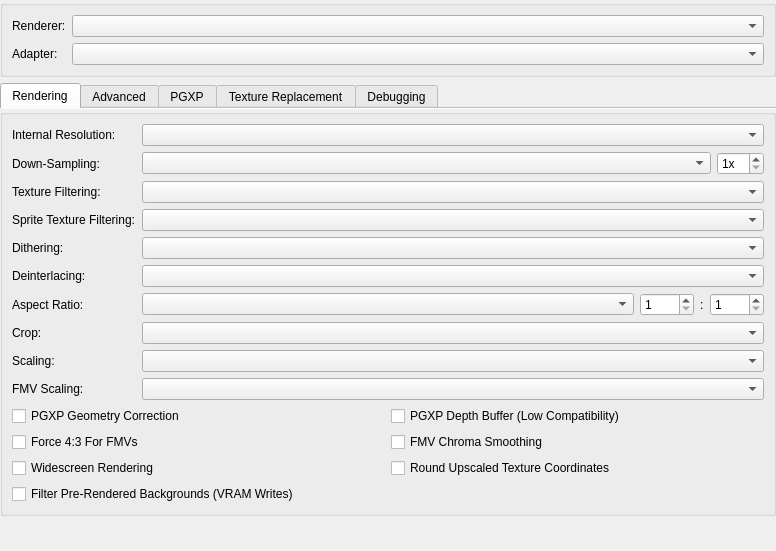
<?xml version="1.0" encoding="UTF-8"?>
<ui version="4.0">
 <class>GraphicsSettingsWidget</class>
 <widget class="QWidget" name="GraphicsSettingsWidget">
  <property name="geometry">
   <rect>
    <x>0</x>
    <y>0</y>
    <width>776</width>
    <height>551</height>
   </rect>
  </property>
  <layout class="QVBoxLayout" name="verticalLayout_3">
   <property name="leftMargin">
    <number>0</number>
   </property>
   <property name="topMargin">
    <number>0</number>
   </property>
   <property name="rightMargin">
    <number>0</number>
   </property>
   <property name="bottomMargin">
    <number>0</number>
   </property>
   <item>
    <widget class="QGroupBox" name="groupBox_3">
     <property name="title">
      <string/>
     </property>
     <layout class="QGridLayout" name="gridLayout_18" columnstretch="0,1">
      <item row="0" column="0">
       <widget class="QLabel" name="label">
        <property name="text">
         <string>Renderer:</string>
        </property>
       </widget>
      </item>
      <item row="0" column="1">
       <widget class="QComboBox" name="renderer"/>
      </item>
      <item row="1" column="0">
       <widget class="QLabel" name="adapterLabel">
        <property name="text">
         <string>Adapter:</string>
        </property>
       </widget>
      </item>
      <item row="1" column="1">
       <widget class="QComboBox" name="adapter"/>
      </item>
     </layout>
    </widget>
   </item>
   <item>
    <widget class="QTabWidget" name="tabs">
     <property name="currentIndex">
      <number>0</number>
     </property>
     <property name="documentMode">
      <bool>true</bool>
     </property>
     <widget class="QWidget" name="basicTab">
      <attribute name="title">
       <string>Rendering</string>
      </attribute>
      <layout class="QVBoxLayout" name="verticalLayout_4">
       <property name="leftMargin">
        <number>0</number>
       </property>
       <property name="topMargin">
        <number>0</number>
       </property>
       <property name="rightMargin">
        <number>0</number>
       </property>
       <property name="bottomMargin">
        <number>0</number>
       </property>
       <item>
        <widget class="QGroupBox" name="groupBox_6">
         <property name="title">
          <string/>
         </property>
         <layout class="QGridLayout" name="gridLayout_4" columnstretch="0,1">
          <item row="0" column="0">
           <layout class="QHBoxLayout" name="resolutionScaleLabelLayout">
            <property name="spacing">
             <number>4</number>
            </property>
            <property name="leftMargin">
             <number>0</number>
            </property>
            <property name="topMargin">
             <number>0</number>
            </property>
            <property name="rightMargin">
             <number>0</number>
            </property>
            <property name="bottomMargin">
             <number>0</number>
            </property>
            <item>
             <widget class="QLabel" name="resolutionScaleLabel">
              <property name="text">
               <string>Internal Resolution:</string>
              </property>
             </widget>
            </item>
            <item>
             <widget class="QLabel" name="resolutionScaleWarningIcon">
              <property name="minimumSize">
               <size>
                <width>16</width>
                <height>16</height>
               </size>
              </property>
              <property name="maximumSize">
               <size>
                <width>16</width>
                <height>16</height>
               </size>
              </property>
              <property name="visible">
               <bool>false</bool>
              </property>
             </widget>
            </item>
           </layout>
          </item>
          <item row="0" column="1">
           <widget class="QComboBox" name="resolutionScale"/>
          </item>
          <item row="1" column="0">
           <widget class="QLabel" name="gpuDownsampleLabel">
            <property name="text">
             <string>Down-Sampling:</string>
            </property>
           </widget>
          </item>
          <item row="1" column="1">
           <layout class="QHBoxLayout" name="gpuDownsampleLayout" stretch="1,0">
            <item>
             <widget class="QComboBox" name="gpuDownsampleMode"/>
            </item>
            <item>
             <widget class="QSpinBox" name="gpuDownsampleScale">
              <property name="suffix">
               <string>x</string>
              </property>
              <property name="minimum">
               <number>1</number>
              </property>
              <property name="maximum">
               <number>16</number>
              </property>
             </widget>
            </item>
           </layout>
          </item>
          <item row="2" column="0">
           <widget class="QLabel" name="textureFilteringLabel">
            <property name="text">
             <string>Texture Filtering:</string>
            </property>
           </widget>
          </item>
          <item row="2" column="1">
           <widget class="QComboBox" name="textureFiltering"/>
          </item>
          <item row="3" column="0">
           <widget class="QLabel" name="spriteTextureFilteringLabel">
            <property name="text">
             <string>Sprite Texture Filtering:</string>
            </property>
           </widget>
          </item>
          <item row="3" column="1">
           <widget class="QComboBox" name="spriteTextureFiltering"/>
          </item>
          <item row="4" column="0">
           <widget class="QLabel" name="gpuDitheringModeLabel">
            <property name="text">
             <string>Dithering:</string>
            </property>
           </widget>
          </item>
          <item row="4" column="1">
           <widget class="QComboBox" name="gpuDitheringMode"/>
          </item>
          <item row="5" column="0">
           <widget class="QLabel" name="label_3">
            <property name="text">
             <string>Deinterlacing:</string>
            </property>
           </widget>
          </item>
          <item row="5" column="1">
           <widget class="QComboBox" name="displayDeinterlacing"/>
          </item>
          <item row="6" column="0">
           <widget class="QLabel" name="label_6">
            <property name="text">
             <string>Aspect Ratio:</string>
            </property>
           </widget>
          </item>
          <item row="6" column="1">
           <layout class="QHBoxLayout" name="horizontalLayout_2" stretch="1,0,0,0">
            <item>
             <widget class="QComboBox" name="displayAspectRatio"/>
            </item>
            <item>
             <widget class="QSpinBox" name="customAspectRatioNumerator">
              <property name="minimum">
               <number>1</number>
              </property>
              <property name="maximum">
               <number>9999</number>
              </property>
             </widget>
            </item>
            <item>
             <widget class="QLabel" name="customAspectRatioSeparator">
              <property name="text">
               <string>:</string>
              </property>
             </widget>
            </item>
            <item>
             <widget class="QSpinBox" name="customAspectRatioDenominator">
              <property name="minimum">
               <number>1</number>
              </property>
              <property name="maximum">
               <number>9999</number>
              </property>
             </widget>
            </item>
           </layout>
          </item>
          <item row="7" column="0">
           <widget class="QLabel" name="label_7">
            <property name="text">
             <string>Crop:</string>
            </property>
           </widget>
          </item>
          <item row="7" column="1">
           <widget class="QComboBox" name="displayCropMode"/>
          </item>
          <item row="8" column="0">
           <widget class="QLabel" name="label_8">
            <property name="text">
             <string>Scaling:</string>
            </property>
           </widget>
          </item>
          <item row="8" column="1">
           <widget class="QComboBox" name="displayScaling"/>
          </item>
          <item row="9" column="0">
           <widget class="QLabel" name="label_9">
            <property name="text">
             <string>FMV Scaling:</string>
            </property>
           </widget>
          </item>
          <item row="9" column="1">
           <widget class="QComboBox" name="displayScaling24Bit"/>
          </item>
          <item row="10" column="0" colspan="2">
           <layout class="QGridLayout" name="gridLayout_2">
            <item row="0" column="0">
             <widget class="QCheckBox" name="pgxpEnable">
              <property name="text">
               <string>PGXP Geometry Correction</string>
              </property>
             </widget>
            </item>
            <item row="0" column="1">
             <widget class="QCheckBox" name="pgxpDepthBuffer">
              <property name="text">
               <string>PGXP Depth Buffer (Low Compatibility)</string>
              </property>
             </widget>
            </item>
            <item row="1" column="0">
             <widget class="QCheckBox" name="force43For24Bit">
              <property name="text">
               <string>Force 4:3 For FMVs</string>
              </property>
             </widget>
            </item>
            <item row="1" column="1">
             <widget class="QCheckBox" name="chromaSmoothingFor24Bit">
              <property name="text">
               <string>FMV Chroma Smoothing</string>
              </property>
             </widget>
            </item>
            <item row="2" column="0">
             <widget class="QCheckBox" name="widescreenHack">
              <property name="text">
               <string>Widescreen Rendering</string>
              </property>
             </widget>
            </item>
            <item row="2" column="1">
             <widget class="QCheckBox" name="forceRoundedTexcoords">
              <property name="text">
               <string>Round Upscaled Texture Coordinates</string>
              </property>
             </widget>
            </item>
            <item row="3" column="0">
             <widget class="QCheckBox" name="vramWriteFiltering">
              <property name="text">
               <string>Filter Pre-Rendered Backgrounds (VRAM Writes)</string>
              </property>
             </widget>
            </item>
           </layout>
          </item>
         </layout>
        </widget>
       </item>
       <item>
        <spacer name="verticalSpacer_3">
         <property name="orientation">
          <enum>Qt::Orientation::Vertical</enum>
         </property>
         <property name="sizeHint" stdset="0">
          <size>
           <width>0</width>
           <height>0</height>
          </size>
         </property>
        </spacer>
       </item>
      </layout>
     </widget>
     <widget class="QWidget" name="advancedTab">
      <attribute name="title">
       <string>Advanced</string>
      </attribute>
      <layout class="QVBoxLayout" name="verticalLayout">
       <property name="leftMargin">
        <number>0</number>
       </property>
       <property name="topMargin">
        <number>6</number>
       </property>
       <property name="rightMargin">
        <number>0</number>
       </property>
       <property name="bottomMargin">
        <number>0</number>
       </property>
       <item>
        <widget class="QGroupBox" name="groupBox_2">
         <property name="title">
          <string>Display Options</string>
         </property>
         <layout class="QGridLayout" name="gridLayout_11" columnstretch="0,1" columnminimumwidth="120,0">
          <item row="0" column="0">
           <widget class="QLabel" name="exclusiveFullscreenLabel">
            <property name="text">
             <string>Exclusive Fullscreen:</string>
            </property>
           </widget>
          </item>
          <item row="0" column="1">
           <layout class="QHBoxLayout" name="horizontalLayout_8">
            <item>
             <widget class="QComboBox" name="fullscreenMode"/>
            </item>
            <item>
             <widget class="QComboBox" name="exclusiveFullscreenControl"/>
            </item>
           </layout>
          </item>
          <item row="1" column="0">
           <widget class="QLabel" name="label_11">
            <property name="text">
             <string>Screen Position:</string>
            </property>
           </widget>
          </item>
          <item row="1" column="1">
           <layout class="QHBoxLayout" name="horizontalLayout">
            <item>
             <widget class="QComboBox" name="displayAlignment"/>
            </item>
            <item>
             <widget class="QComboBox" name="displayRotation"/>
            </item>
           </layout>
          </item>
          <item row="2" column="0">
           <widget class="QLabel" name="displayFineCropModeLabel">
            <property name="text">
             <string>Fine Crop Mode:</string>
            </property>
           </widget>
          </item>
          <item row="2" column="1">
           <layout class="QHBoxLayout" name="horizontalLayout_4" stretch="1,0">
            <item>
             <widget class="QComboBox" name="displayFineCropMode"/>
            </item>
            <item>
             <widget class="QPushButton" name="displayFineCropReset">
              <property name="sizePolicy">
               <sizepolicy hsizetype="Preferred" vsizetype="Fixed">
                <horstretch>0</horstretch>
                <verstretch>0</verstretch>
               </sizepolicy>
              </property>
              <property name="toolTip">
               <string>Reset Fine Cropping</string>
              </property>
              <property name="icon">
               <iconset resource="resources/duckstation-qt.qrc">
                <normaloff>:/icons/monochrome/svg/delete-back-2-line.svg</normaloff>:/icons/monochrome/svg/delete-back-2-line.svg</iconset>
              </property>
             </widget>
            </item>
           </layout>
          </item>
          <item row="3" column="0">
           <widget class="QLabel" name="displayFineCropLabel">
            <property name="text">
             <string>Fine Crop Size:</string>
            </property>
           </widget>
          </item>
          <item row="3" column="1">
           <layout class="QHBoxLayout" name="horizontalLayout_3" stretch="0,1,0,1,0,1,0,1">
            <item>
             <widget class="QLabel" name="displayFineCropLeftLabel">
              <property name="text">
               <string>Left:</string>
              </property>
             </widget>
            </item>
            <item>
             <widget class="QSpinBox" name="displayFineCropLeft">
              <property name="suffix">
               <string>px</string>
              </property>
              <property name="minimum">
               <number>-32768</number>
              </property>
              <property name="maximum">
               <number>32767</number>
              </property>
             </widget>
            </item>
            <item>
             <widget class="QLabel" name="displayFineCropTopLabel">
              <property name="text">
               <string>Top:</string>
              </property>
             </widget>
            </item>
            <item>
             <widget class="QSpinBox" name="displayFineCropTop">
              <property name="suffix">
               <string>px</string>
              </property>
              <property name="minimum">
               <number>-32768</number>
              </property>
              <property name="maximum">
               <number>32767</number>
              </property>
             </widget>
            </item>
            <item>
             <widget class="QLabel" name="displayFineCropRightLabel">
              <property name="text">
               <string>Right:</string>
              </property>
             </widget>
            </item>
            <item>
             <widget class="QSpinBox" name="displayFineCropRight">
              <property name="suffix">
               <string>px</string>
              </property>
              <property name="minimum">
               <number>-32768</number>
              </property>
              <property name="maximum">
               <number>32767</number>
              </property>
             </widget>
            </item>
            <item>
             <widget class="QLabel" name="displayFineCropBottomLabel">
              <property name="text">
               <string>Bottom:</string>
              </property>
             </widget>
            </item>
            <item>
             <widget class="QSpinBox" name="displayFineCropBottom">
              <property name="suffix">
               <string>px</string>
              </property>
              <property name="minimum">
               <number>-32768</number>
              </property>
              <property name="maximum">
               <number>32767</number>
              </property>
             </widget>
            </item>
           </layout>
          </item>
          <item row="4" column="0" colspan="2">
           <layout class="QGridLayout" name="advancedDisplayOptionsLayout">
            <item row="0" column="0">
             <widget class="QCheckBox" name="disableMailboxPresentation">
              <property name="text">
               <string>Disable Mailbox Presentation</string>
              </property>
             </widget>
            </item>
            <item row="0" column="1">
             <widget class="QCheckBox" name="blitSwapChain">
              <property name="text">
               <string>Use Blit Swap Chain</string>
              </property>
             </widget>
            </item>
           </layout>
          </item>
         </layout>
        </widget>
       </item>
       <item>
        <widget class="QGroupBox" name="groupBox">
         <property name="title">
          <string>Rendering Options</string>
         </property>
         <layout class="QGridLayout" name="gridLayout_12" columnstretch="0,1" columnminimumwidth="120,0">
          <item row="0" column="0">
           <widget class="QLabel" name="msaaModeLabel">
            <property name="text">
             <string>Multi-Sampling:</string>
            </property>
           </widget>
          </item>
          <item row="0" column="1">
           <widget class="QComboBox" name="msaaMode"/>
          </item>
          <item row="1" column="0">
           <widget class="QLabel" name="gpuLineDetectModeLabel">
            <property name="text">
             <string>Line Detection:</string>
            </property>
           </widget>
          </item>
          <item row="1" column="1">
           <widget class="QComboBox" name="gpuLineDetectMode"/>
          </item>
          <item row="2" column="0" colspan="2">
           <layout class="QGridLayout" name="gridLayout_5">
            <item row="0" column="0">
             <widget class="QCheckBox" name="gpuThread">
              <property name="text">
               <string>Threaded Rendering</string>
              </property>
             </widget>
            </item>
            <item row="0" column="1">
             <layout class="QHBoxLayout" name="horizontalLayout_12" stretch="0,0">
              <item>
               <widget class="QLabel" name="maxQueuedFramesLabel">
                <property name="text">
                 <string>Max Queued Frames:</string>
                </property>
               </widget>
              </item>
              <item>
               <widget class="QSpinBox" name="maxQueuedFrames">
                <property name="maximum">
                 <number>10</number>
                </property>
               </widget>
              </item>
             </layout>
            </item>
            <item row="1" column="0">
             <widget class="QCheckBox" name="modulationCrop">
              <property name="text">
               <string>Texture Modulation Cropping (&quot;Old/v0 GPU&quot;)</string>
              </property>
             </widget>
            </item>
            <item row="1" column="1">
             <widget class="QCheckBox" name="scaledInterlacing">
              <property name="text">
               <string>Scaled Interlacing</string>
              </property>
             </widget>
            </item>
            <item row="2" column="0">
             <widget class="QCheckBox" name="useSoftwareRendererForReadbacks">
              <property name="text">
               <string>Software Renderer Readbacks</string>
              </property>
             </widget>
            </item>
            <item row="2" column="1">
             <widget class="QCheckBox" name="disableUpscaledDirectTextures">
              <property name="text">
               <string>Disable Upscaled Direct Textures</string>
              </property>
             </widget>
            </item>
           </layout>
          </item>
         </layout>
        </widget>
       </item>
       <item>
        <spacer name="verticalSpacer">
         <property name="orientation">
          <enum>Qt::Orientation::Vertical</enum>
         </property>
         <property name="sizeHint" stdset="0">
          <size>
           <width>20</width>
           <height>0</height>
          </size>
         </property>
        </spacer>
       </item>
      </layout>
     </widget>
     <widget class="QWidget" name="pgxpTab">
      <attribute name="title">
       <string>PGXP</string>
      </attribute>
      <layout class="QVBoxLayout" name="verticalLayout_5">
       <property name="leftMargin">
        <number>0</number>
       </property>
       <property name="topMargin">
        <number>0</number>
       </property>
       <property name="rightMargin">
        <number>0</number>
       </property>
       <property name="bottomMargin">
        <number>0</number>
       </property>
       <item>
        <widget class="QGroupBox" name="groupBox_7">
         <property name="title">
          <string/>
         </property>
         <layout class="QGridLayout" name="gridLayout_13" columnstretch="0,1">
          <item row="0" column="0">
           <widget class="QLabel" name="pgxpGeometryToleranceLabel">
            <property name="text">
             <string>Geometry Tolerance:</string>
            </property>
           </widget>
          </item>
          <item row="0" column="1">
           <layout class="QHBoxLayout" name="pgxpGeometryToleranceLayout" stretch="1,0">
            <item>
             <widget class="QDoubleSpinBox" name="pgxpGeometryTolerance">
              <property name="prefix">
               <string/>
              </property>
              <property name="suffix">
               <string>px</string>
              </property>
              <property name="minimum">
               <double>-1.000000000000000</double>
              </property>
              <property name="maximum">
               <double>100.000000000000000</double>
              </property>
              <property name="singleStep">
               <double>0.250000000000000</double>
              </property>
              <property name="value">
               <double>-1.000000000000000</double>
              </property>
             </widget>
            </item>
            <item>
             <widget class="QPushButton" name="resetPGXPGeometryTolerance">
              <property name="toolTip">
               <string>Reset Geometry Tolerance</string>
              </property>
              <property name="icon">
               <iconset resource="resources/duckstation-qt.qrc">
                <normaloff>:/icons/monochrome/svg/delete-back-2-line.svg</normaloff>:/icons/monochrome/svg/delete-back-2-line.svg</iconset>
              </property>
             </widget>
            </item>
           </layout>
          </item>
          <item row="1" column="0">
           <widget class="QLabel" name="pgxpDepthClearThresholdLabel">
            <property name="text">
             <string>Depth Clear Threshold:</string>
            </property>
           </widget>
          </item>
          <item row="1" column="1">
           <layout class="QHBoxLayout" name="pgxpDepthClearThresholdLayout" stretch="1,0">
            <item>
             <widget class="QDoubleSpinBox" name="pgxpDepthClearThreshold">
              <property name="maximum">
               <double>65536.000000000000000</double>
              </property>
             </widget>
            </item>
            <item>
             <widget class="QPushButton" name="resetPGXPDepthClearThreshold">
              <property name="toolTip">
               <string>Reset Depth Clear Threshold</string>
              </property>
              <property name="icon">
               <iconset resource="resources/duckstation-qt.qrc">
                <normaloff>:/icons/monochrome/svg/delete-back-2-line.svg</normaloff>:/icons/monochrome/svg/delete-back-2-line.svg</iconset>
              </property>
             </widget>
            </item>
           </layout>
          </item>
          <item row="2" column="0" colspan="2">
           <layout class="QGridLayout" name="gridLayout">
            <item row="0" column="0">
             <widget class="QCheckBox" name="pgxpTextureCorrection">
              <property name="text">
               <string>Perspective Correct Textures</string>
              </property>
             </widget>
            </item>
            <item row="0" column="1">
             <widget class="QCheckBox" name="pgxpColorCorrection">
              <property name="text">
               <string>Perspective Correct Colors</string>
              </property>
             </widget>
            </item>
            <item row="1" column="0">
             <widget class="QCheckBox" name="pgxpCulling">
              <property name="text">
               <string>Culling Correction</string>
              </property>
             </widget>
            </item>
            <item row="1" column="1">
             <widget class="QCheckBox" name="pgxpPreserveProjPrecision">
              <property name="text">
               <string>Preserve Projection Precision</string>
              </property>
             </widget>
            </item>
            <item row="2" column="0">
             <widget class="QCheckBox" name="pgxpCPU">
              <property name="text">
               <string>CPU Mode</string>
              </property>
             </widget>
            </item>
            <item row="2" column="1">
             <widget class="QCheckBox" name="pgxpVertexCache">
              <property name="text">
               <string>Vertex Cache</string>
              </property>
             </widget>
            </item>
            <item row="3" column="0">
             <widget class="QCheckBox" name="pgxpDisableOn2DPolygons">
              <property name="text">
               <string>Disable on 2D Polygons</string>
              </property>
             </widget>
            </item>
            <item row="3" column="1">
             <widget class="QCheckBox" name="pgxpTransparentDepthTest">
              <property name="text">
               <string>Depth Test Transparent Polygons</string>
              </property>
             </widget>
            </item>
           </layout>
          </item>
         </layout>
        </widget>
       </item>
       <item>
        <spacer name="verticalSpacer_4">
         <property name="orientation">
          <enum>Qt::Orientation::Vertical</enum>
         </property>
         <property name="sizeHint" stdset="0">
          <size>
           <width>20</width>
           <height>0</height>
          </size>
         </property>
        </spacer>
       </item>
      </layout>
     </widget>
     <widget class="QWidget" name="tabTextureReplacements">
      <attribute name="title">
       <string>Texture Replacement</string>
      </attribute>
      <layout class="QVBoxLayout" name="tabTextureReplacementsLayout">
       <property name="leftMargin">
        <number>0</number>
       </property>
       <property name="topMargin">
        <number>6</number>
       </property>
       <property name="rightMargin">
        <number>0</number>
       </property>
       <property name="bottomMargin">
        <number>0</number>
       </property>
       <item>
        <widget class="QGroupBox" name="groupBox_12">
         <property name="title">
          <string>General Settings</string>
         </property>
         <layout class="QGridLayout" name="gridLayout_9">
          <item row="0" column="0">
           <widget class="QCheckBox" name="enableTextureCache">
            <property name="text">
             <string>Enable Texture Cache</string>
            </property>
           </widget>
          </item>
          <item row="0" column="1">
           <widget class="QCheckBox" name="preloadTextureReplacements">
            <property name="text">
             <string>Preload Texture Replacements</string>
            </property>
           </widget>
          </item>
         </layout>
        </widget>
       </item>
       <item>
        <widget class="QGroupBox" name="groupBox_5">
         <property name="title">
          <string>Texture Replacement</string>
         </property>
         <layout class="QGridLayout" name="gridLayout_6">
          <item row="0" column="0">
           <widget class="QCheckBox" name="enableTextureReplacements">
            <property name="text">
             <string>Enable Texture Replacement</string>
            </property>
           </widget>
          </item>
          <item row="0" column="1">
           <layout class="QHBoxLayout" name="horizontalLayout_6">
            <item>
             <widget class="QCheckBox" name="enableTextureDumping">
              <property name="text">
               <string>Enable Texture Dumping</string>
              </property>
             </widget>
            </item>
            <item>
             <widget class="QPushButton" name="textureReplacementOptions">
              <property name="sizePolicy">
               <sizepolicy hsizetype="Maximum" vsizetype="Fixed">
                <horstretch>0</horstretch>
                <verstretch>0</verstretch>
               </sizepolicy>
              </property>
              <property name="icon">
               <iconset resource="resources/duckstation-qt.qrc">
                <normaloff>:/icons/monochrome/svg/settings-3-line.svg</normaloff>:/icons/monochrome/svg/settings-3-line.svg</iconset>
              </property>
             </widget>
            </item>
           </layout>
          </item>
          <item row="1" column="0">
           <widget class="QCheckBox" name="alwaysTrackUploads">
            <property name="text">
             <string>Always Track Uploads</string>
            </property>
           </widget>
          </item>
          <item row="1" column="1">
           <widget class="QCheckBox" name="dumpReplacedTextures">
            <property name="text">
             <string>Dump Replaced Textures</string>
            </property>
           </widget>
          </item>
         </layout>
        </widget>
       </item>
       <item>
        <widget class="QGroupBox" name="groupBox_4">
         <property name="title">
          <string>VRAM Write (Background) Replacement</string>
         </property>
         <layout class="QGridLayout" name="gridLayout_7">
          <item row="0" column="0">
           <widget class="QCheckBox" name="vramWriteReplacement">
            <property name="text">
             <string>Enable VRAM Write Replacement</string>
            </property>
           </widget>
          </item>
          <item row="0" column="1">
           <widget class="QCheckBox" name="vramWriteDumping">
            <property name="text">
             <string>Enable VRAM Write Dumping</string>
            </property>
           </widget>
          </item>
          <item row="1" column="0">
           <widget class="QCheckBox" name="useOldMDECRoutines">
            <property name="text">
             <string>Use Old MDEC Routines</string>
            </property>
           </widget>
          </item>
         </layout>
        </widget>
       </item>
       <item>
        <widget class="QGroupBox" name="texturesDirectoryGroup">
         <property name="title">
          <string>Textures Directory</string>
         </property>
         <layout class="QGridLayout" name="gridLayout_10">
          <item row="0" column="0" colspan="4">
           <widget class="QLabel" name="texturesDirectoryLabel">
            <property name="text">
             <string>Directory to load replacement textures from, and save dumps to.</string>
            </property>
           </widget>
          </item>
          <item row="1" column="0">
           <widget class="QLineEdit" name="texturesDirectory"/>
          </item>
          <item row="1" column="1">
           <widget class="QPushButton" name="texturesDirectoryBrowse">
            <property name="toolTip">
             <string>Browse...</string>
            </property>
            <property name="icon">
             <iconset resource="resources/duckstation-qt.qrc">
              <normaloff>:/icons/monochrome/svg/folder-open-line.svg</normaloff>:/icons/monochrome/svg/folder-open-line.svg</iconset>
            </property>
           </widget>
          </item>
          <item row="1" column="2">
           <widget class="QPushButton" name="texturesDirectoryOpen">
            <property name="toolTip">
             <string>Open...</string>
            </property>
            <property name="icon">
             <iconset resource="resources/duckstation-qt.qrc">
              <normaloff>:/icons/monochrome/svg/open-folder-line.svg</normaloff>:/icons/monochrome/svg/open-folder-line.svg</iconset>
            </property>
           </widget>
          </item>
          <item row="1" column="3">
           <widget class="QPushButton" name="texturesDirectoryReset">
            <property name="toolTip">
             <string>Reset</string>
            </property>
            <property name="icon">
             <iconset resource="resources/duckstation-qt.qrc">
              <normaloff>:/icons/monochrome/svg/delete-back-2-line.svg</normaloff>:/icons/monochrome/svg/delete-back-2-line.svg</iconset>
            </property>
           </widget>
          </item>
         </layout>
        </widget>
       </item>
       <item>
        <spacer name="verticalSpacer_2">
         <property name="orientation">
          <enum>Qt::Orientation::Vertical</enum>
         </property>
         <property name="sizeHint" stdset="0">
          <size>
           <width>20</width>
           <height>0</height>
          </size>
         </property>
        </spacer>
       </item>
      </layout>
     </widget>
     <widget class="QWidget" name="debugTab">
      <attribute name="title">
       <string>Debugging</string>
      </attribute>
      <layout class="QVBoxLayout" name="verticalLayout_7">
       <property name="leftMargin">
        <number>0</number>
       </property>
       <property name="topMargin">
        <number>6</number>
       </property>
       <property name="rightMargin">
        <number>0</number>
       </property>
       <property name="bottomMargin">
        <number>0</number>
       </property>
       <item>
        <widget class="QGroupBox" name="groupBox_11">
         <property name="title">
          <string>Rendering Options</string>
         </property>
         <layout class="QGridLayout" name="gridLayout_22" columnstretch="0,1" columnminimumwidth="160,0">
          <item row="0" column="0">
           <widget class="QLabel" name="gpuWireframeModeLabel">
            <property name="text">
             <string>Wireframe Mode:</string>
            </property>
           </widget>
          </item>
          <item row="0" column="1">
           <widget class="QComboBox" name="gpuWireframeMode"/>
          </item>
          <item row="1" column="0" colspan="2">
           <layout class="QGridLayout" name="gridLayout_3">
            <item row="0" column="0">
             <widget class="QCheckBox" name="gpuDisableTextures">
              <property name="text">
               <string>Disable Textures</string>
              </property>
             </widget>
            </item>
            <item row="0" column="1">
             <widget class="QCheckBox" name="gpuDisableVertexLighting">
              <property name="text">
               <string>Disable Vertex Lighting</string>
              </property>
             </widget>
            </item>
           </layout>
          </item>
         </layout>
        </widget>
       </item>
       <item>
        <widget class="QGroupBox" name="gpuDumpGroup">
         <property name="title">
          <string>GPU Dump Recording/Playback</string>
         </property>
         <layout class="QGridLayout" name="gridLayout_17" columnstretch="0,1" columnminimumwidth="160,0">
          <item row="0" column="0">
           <widget class="QLabel" name="groupDumpCompressionModeLabel">
            <property name="text">
             <string>Dump Compression Mode:</string>
            </property>
           </widget>
          </item>
          <item row="0" column="1">
           <widget class="QComboBox" name="gpuDumpCompressionMode"/>
          </item>
          <item row="1" column="0" colspan="2">
           <widget class="QCheckBox" name="gpuDumpFastReplayMode">
            <property name="text">
             <string>Fast Dump Playback</string>
            </property>
           </widget>
          </item>
         </layout>
        </widget>
       </item>
       <item>
        <widget class="QGroupBox" name="groupBox_9">
         <property name="title">
          <string>Device Options</string>
         </property>
         <layout class="QGridLayout" name="gridLayout_8">
          <item row="0" column="0">
           <widget class="QCheckBox" name="useDebugDevice">
            <property name="text">
             <string>Use Debug Device</string>
            </property>
           </widget>
          </item>
          <item row="0" column="1">
           <widget class="QCheckBox" name="useGPUBasedValidation">
            <property name="text">
             <string>Use GPU-Based Validation</string>
            </property>
           </widget>
          </item>
          <item row="1" column="0">
           <widget class="QCheckBox" name="preferGLESContext">
            <property name="text">
             <string>Prefer OpenGL ES Context</string>
            </property>
           </widget>
          </item>
          <item row="1" column="1">
           <widget class="QCheckBox" name="disableShaderCache">
            <property name="text">
             <string>Disable Shader Cache</string>
            </property>
           </widget>
          </item>
          <item row="2" column="0">
           <widget class="QCheckBox" name="disableCompressedTextures">
            <property name="text">
             <string>Disable Compressed Textures</string>
            </property>
           </widget>
          </item>
          <item row="2" column="1">
           <widget class="QCheckBox" name="disableDualSource">
            <property name="text">
             <string>Disable Dual-Source Blending</string>
            </property>
           </widget>
          </item>
          <item row="3" column="0">
           <widget class="QCheckBox" name="disableFramebufferFetch">
            <property name="text">
             <string>Disable Framebuffer Fetch</string>
            </property>
           </widget>
          </item>
          <item row="3" column="1">
           <widget class="QCheckBox" name="disableTextureBuffers">
            <property name="text">
             <string>Disable Texture Buffers</string>
            </property>
           </widget>
          </item>
          <item row="4" column="0">
           <widget class="QCheckBox" name="disableTextureCopyToSelf">
            <property name="text">
             <string>Disable Texture Copy To Self</string>
            </property>
           </widget>
          </item>
          <item row="4" column="1">
           <widget class="QCheckBox" name="disableMemoryImport">
            <property name="text">
             <string>Disable Memory Import</string>
            </property>
           </widget>
          </item>
          <item row="5" column="0">
           <widget class="QCheckBox" name="disableRasterOrderViews">
            <property name="text">
             <string>Disable Rasterizer Order Views</string>
            </property>
           </widget>
          </item>
          <item row="5" column="1">
           <widget class="QCheckBox" name="disableComputeShaders">
            <property name="text">
             <string>Disable Compute Shaders</string>
            </property>
           </widget>
          </item>
         </layout>
        </widget>
       </item>
       <item>
        <spacer name="verticalSpacer_6">
         <property name="orientation">
          <enum>Qt::Orientation::Vertical</enum>
         </property>
         <property name="sizeHint" stdset="0">
          <size>
           <width>20</width>
           <height>0</height>
          </size>
         </property>
        </spacer>
       </item>
      </layout>
     </widget>
    </widget>
   </item>
  </layout>
 </widget>
 <resources>
  <include location="resources/duckstation-qt.qrc"/>
 </resources>
 <connections/>
</ui>
